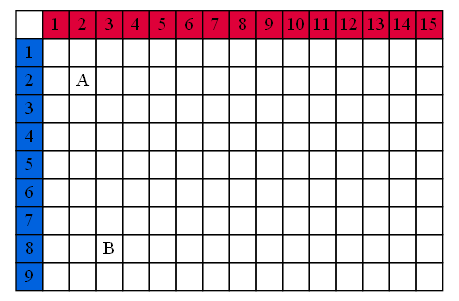

This chart was generated by the following Python code:
from NodoEncabezado import NodoEncabezado
from ListaEncabezado import ListaEncabezado
from NodoInterno import NodoInterno
import os


class Matriz:
    def __init__(self) -> None:
        self.filas = ListaEncabezado()
        self.columnas = ListaEncabezado()

    def insertar(self, pfila, pcol, valor):
        nuevo = NodoInterno(pfila, pcol, valor)

        if self.filas.buscar(pfila) == None:
            self.filas.insertar(NodoEncabezado(pfila))

        if self.columnas.buscar(pcol) == None:
            self.columnas.insertar(NodoEncabezado(pcol))

        fila = self.filas.buscar(pfila)
        col = self.columnas.buscar(pcol)

        if fila.acceso == None:
            fila.acceso = nuevo
        else:
            if nuevo.col < fila.acceso.col:
                nuevo.derecha = fila.acceso
                fila.acceso.izquierda = nuevo
                fila.acceso = nuevo
            elif nuevo.col > fila.acceso.col:
                actual = fila.acceso
                while actual.derecha != None:
                    actual = actual.derecha
                actual.derecha = nuevo
                nuevo.izquierda = actual
            else:
                actual = fila.acceso
                while actual.derecha != None:
                    if nuevo.col < actual.derecha.col:
                        nuevo.derecha = actual.derecha
                        nuevo.izquierda = actual
                        actual.derecha.izquierda = nuevo
                        actual.derecha = nuevo
                        break
                    actual = actual.derecha

        if col.acceso == None:
            col.acceso = nuevo
        else:
            if nuevo.fila < col.acceso.fila:
                nuevo.abajo = col.acceso
                col.acceso.arriba = nuevo
                col.acceso = nuevo
            elif nuevo.fila > col.acceso.fila:
                actual = col.acceso
                while actual.abajo != None:
                    actual = actual.abajo
                actual.abajo = nuevo
                nuevo.arriba = actual
            else:
                actual = col.acceso
                while actual.abajo != None:
                    if nuevo.fila < actual.abajo.fila:
                        nuevo.abajo = actual.abajo
                        nuevo.arriba = actual
                        actual.abajo.arriba = nuevo
                        actual.abajo = nuevo
                        break
                    actual = actual.abajo

    def graficar(self):
        if self.filas.primero == None:
            return
        if self.columnas.primero == None:
            return

        file = open("Matriz.dot", "w")
        file.write("digraph G{\n")
        file.write("node [shape=plaintext];\n")
        file.write("rankdir=LR;\n")
        file.write("Matriz [\n")
        file.write("label=<<table border='0' cellborder='1' cellspacing='0'> \n")

        file.write("<tr>\n")
        file.write("<td></td>\n")

        actual = self.columnas.primero
        while actual != None:
            file.write(
                "<td bgcolor=\"#DE0039\" width='20' height='20'>" + str(actual.id) + "</td>\n")
            actual = actual.siguiente
        file.write("</tr>\n")

        actual = self.filas.primero
        while actual != None:
            file.write("<tr>\n")
            file.write(
                "<td bgcolor=\"#0062DE\" width='20' height='20'>" + str(actual.id) + "</td>\n")

            aux = self.columnas.primero
            while aux != None:
                if actual.acceso != None:
                    if actual.acceso.col == aux.id:
                        file.write(
                            "<td>" + str(actual.acceso.valor) + "</td>\n")
                        actual.acceso = actual.acceso.derecha
                    else:
                        file.write("<td></td>\n")
                else:
                    file.write("<td></td>\n")
                aux = aux.siguiente

            file.write("</tr>\n")
            actual = actual.siguiente

        file.write("</table>>];\n")
        file.write("}")
        file.close()
        os.system("dot -Tpng Matriz.dot -o Matriz.png")
